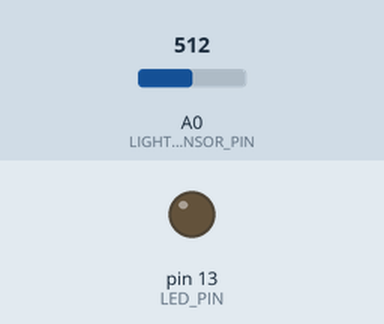
Simulated run of this sketch. Board: Arduino Uno, built with avr-gcc and run on an emulated ATmega328P. Parts: output pins drawn as LEDs (lit = HIGH). The inputs (shaded band) are chosen by the test bench; at power-on: A0 (LIGHTSENSOR_PIN) = 512.

Above: at 1.2 s.
1.3 s: A0 (LIGHTSENSOR_PIN) set to 455
2.8 s: A0 (LIGHTSENSOR_PIN) set to 424
At 3.1 s:
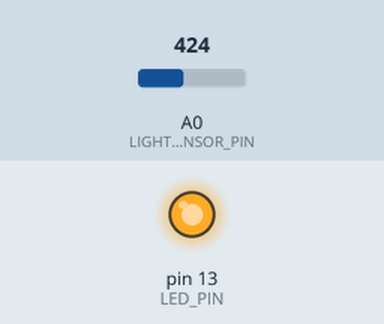
4.3 s: A0 (LIGHTSENSOR_PIN) set to 511
At 5.4 s:
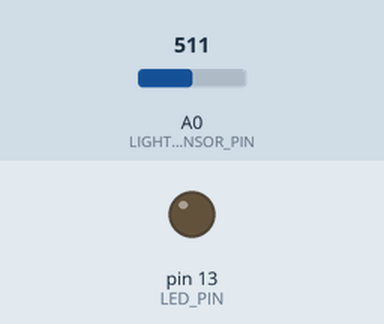
5.8 s: A0 (LIGHTSENSOR_PIN) set to 306
At 6.6 s:
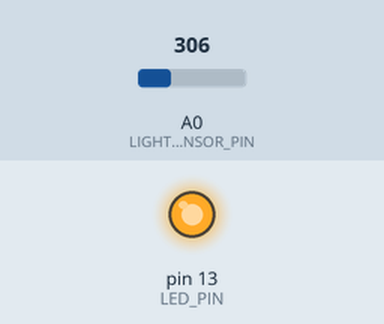
Timing chart, 0 to 8.3 s (numbered marks = the images above; inputs shaded):
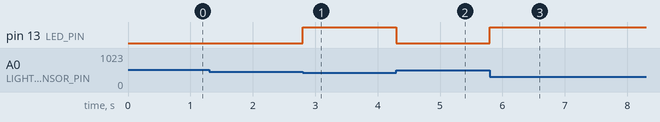

Measured:
- the behaviour switches between 442 and 441 on A0 (LIGHTSENSOR_PIN) (found by bisection; images 0 and 1)
- after the input at 1.3 s, every drawn part: stays the same
- after the input at 2.8 s, pin 13 (LED_PIN): LOW → HIGH at once
- after the input at 4.3 s, pin 13 (LED_PIN): HIGH → LOW at once
- after the input at 5.8 s, pin 13 (LED_PIN): LOW → HIGH at once

The sketch:

Sketch7-LightSensor.ino
```cpp
#define LIGHTSENSOR_PIN 0 // пин, к которому подключен датчик освещенности
#define LED_PIN 13        // пин, к которому подключен светодиод

void setup() {
    pinMode(LED_PIN, OUTPUT); // настраиваем пин, к которому подключен светодиод
}

void loop() {
   int lightLevel = analogRead(LIGHTSENSOR_PIN); // считываем значение

   lightLevel = map(lightLevel, 0, 900, 0, 255);

   lightLevel = constrain(lightLevel, 0, 255);

   // если уровень освещенности ниже определенного порога, то зажигаем светодиод
   if (lightLevel < 125) {
       digitalWrite(LED_PIN, HIGH);
   } else {
       digitalWrite(LED_PIN, LOW);
   }
}
```
